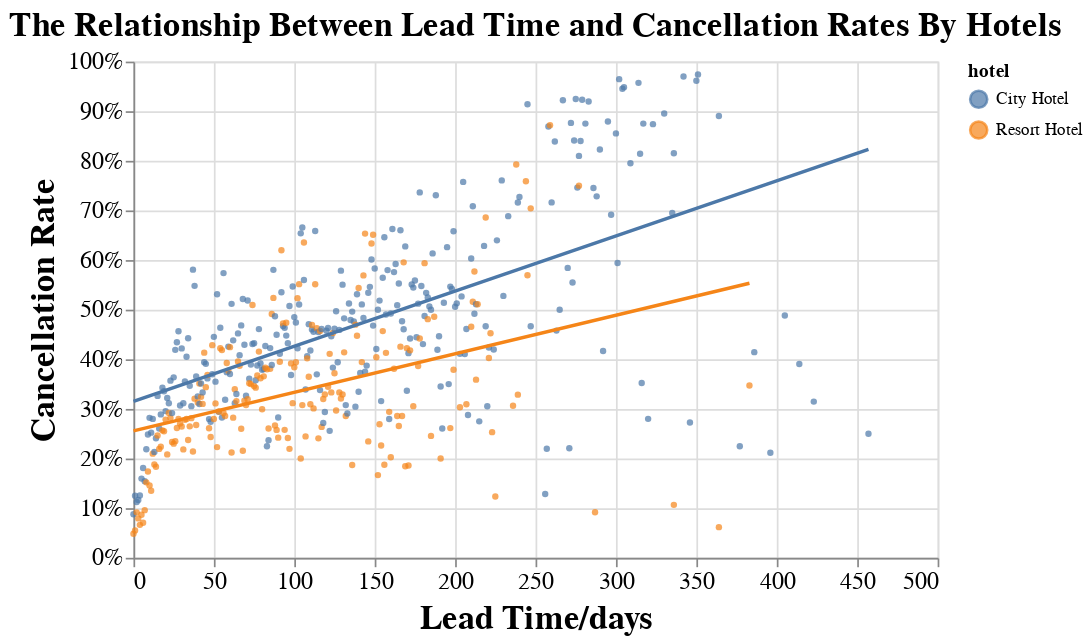

The notebook cell saved with this chart:
### Code cell
#Analyze the relationship between the lead time and cancellation rates
chart = alt.Chart(lead_cancel_data_70).mark_circle(size=14).encode(
    x = alt.X('lead_time', title='Lead Time/days'),
    y = alt.Y('mean', title='Cancellation Rate',axis=alt.Axis(format='%')),
    color = 'hotel:N'
)

#Plot the scatter points and regression lines for both hotels
Chart =chart +chart.transform_regression('lead_time', 'mean',groupby = ['hotel']).mark_line()
Chart.properties(
    title ="The Relationship Between Lead Time and Cancellation Rates By Hotels",
    width = 470,
    height = 290
).configure_title(fontSize = 20).configure_axis(
    labelFontSize = 14,
    titleFontSize = 20
)

### Figure 1 — Vega-Lite specification as saved in the notebook (floating-point values rounded to 4 significant figures; data arrays with more than 128 entries replaced by an {"elided": "..."} marker saying what was removed)
{"config": {"view": {"continuousWidth": 400, "continuousHeight": 300}, "axis": {"labelFontSize": 14, "titleFontSize": 20}, "title": {"fontSize": 20}}, "layer": [{"mark": {"type": "circle", "size": 14}, "encoding": {"color": {"type": "nominal", "field": "hotel"}, "x": {"type": "quantitative", "field": "lead_time", "title": "Lead Time/days"}, "y": {"type": "quantitative", "axis": {"format": "%"}, "field": "mean", "title": "Cancellation Rate"}}}, {"mark": "line", "encoding": {"color": {"type": "nominal", "field": "hotel"}, "x": {"type": "quantitative", "field": "lead_time", "title": "Lead Time/days"}, "y": {"type": "quantitative", "axis": {"format": "%"}, "field": "mean", "title": "Cancellation Rate"}}, "transform": [{"on": "lead_time", "regression": "mean", "groupby": ["hotel"]}]}], "data": {"name": "data-36561110474005ae60967a071a99d8bd"}, "height": 290, "title": "The Relationship Between Lead Time and Cancellation Rates By Hotels", "width": 470, "$schema": "https://vega.github.io/schema/vega-lite/v4.8.1.json", "datasets": {"data-36561110474005ae60967a071a99d8bd": {"elided": "471 records"}}}
